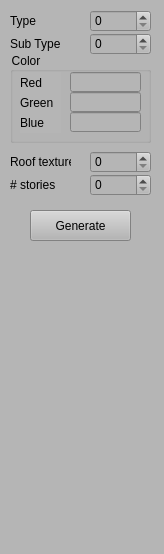
<?xml version="1.0" encoding="UTF-8"?>
<ui version="4.0">
 <class>ControlWidget</class>
 <widget class="QDockWidget" name="ControlWidget">
  <property name="geometry">
   <rect>
    <x>0</x>
    <y>0</y>
    <width>164</width>
    <height>554</height>
   </rect>
  </property>
  <property name="minimumSize">
   <size>
    <width>164</width>
    <height>240</height>
   </size>
  </property>
  <property name="styleSheet">
   <string notr="true">background-color: rgb(181, 181, 181);</string>
  </property>
  <widget class="QWidget" name="dockWidgetContents">
   <widget class="QGroupBox" name="groupBox">
    <property name="geometry">
     <rect>
      <x>10</x>
      <y>52</y>
      <width>141</width>
      <height>91</height>
     </rect>
    </property>
    <property name="title">
     <string>Color</string>
    </property>
    <widget class="QLabel" name="label_2">
     <property name="geometry">
      <rect>
       <x>10</x>
       <y>20</y>
       <width>41</width>
       <height>21</height>
      </rect>
     </property>
     <property name="text">
      <string>Red</string>
     </property>
    </widget>
    <widget class="QLineEdit" name="lineEditColorRed">
     <property name="geometry">
      <rect>
       <x>60</x>
       <y>20</y>
       <width>71</width>
       <height>20</height>
      </rect>
     </property>
     <property name="alignment">
      <set>Qt::AlignRight|Qt::AlignTrailing|Qt::AlignVCenter</set>
     </property>
    </widget>
    <widget class="QLineEdit" name="lineEditColorGreen">
     <property name="geometry">
      <rect>
       <x>60</x>
       <y>40</y>
       <width>71</width>
       <height>20</height>
      </rect>
     </property>
     <property name="alignment">
      <set>Qt::AlignRight|Qt::AlignTrailing|Qt::AlignVCenter</set>
     </property>
    </widget>
    <widget class="QLabel" name="label_3">
     <property name="geometry">
      <rect>
       <x>10</x>
       <y>40</y>
       <width>41</width>
       <height>21</height>
      </rect>
     </property>
     <property name="text">
      <string>Green</string>
     </property>
    </widget>
    <widget class="QLabel" name="label_4">
     <property name="geometry">
      <rect>
       <x>10</x>
       <y>60</y>
       <width>41</width>
       <height>21</height>
      </rect>
     </property>
     <property name="text">
      <string>Blue</string>
     </property>
    </widget>
    <widget class="QLineEdit" name="lineEditColorBlue">
     <property name="geometry">
      <rect>
       <x>60</x>
       <y>60</y>
       <width>71</width>
       <height>20</height>
      </rect>
     </property>
     <property name="alignment">
      <set>Qt::AlignRight|Qt::AlignTrailing|Qt::AlignVCenter</set>
     </property>
    </widget>
   </widget>
   <widget class="QPushButton" name="pushButtonGenerate">
    <property name="geometry">
     <rect>
      <x>30</x>
      <y>210</y>
      <width>101</width>
      <height>31</height>
     </rect>
    </property>
    <property name="text">
     <string>Generate</string>
    </property>
   </widget>
   <widget class="QSpinBox" name="spinBoxRoofTextureId">
    <property name="geometry">
     <rect>
      <x>90</x>
      <y>151</y>
      <width>61</width>
      <height>22</height>
     </rect>
    </property>
   </widget>
   <widget class="QLabel" name="label">
    <property name="geometry">
     <rect>
      <x>10</x>
      <y>151</y>
      <width>61</width>
      <height>21</height>
     </rect>
    </property>
    <property name="text">
     <string>Roof texture</string>
    </property>
   </widget>
   <widget class="QSpinBox" name="spinBoxNumStories">
    <property name="geometry">
     <rect>
      <x>90</x>
      <y>174</y>
      <width>61</width>
      <height>22</height>
     </rect>
    </property>
   </widget>
   <widget class="QLabel" name="label_5">
    <property name="geometry">
     <rect>
      <x>10</x>
      <y>174</y>
      <width>61</width>
      <height>21</height>
     </rect>
    </property>
    <property name="text">
     <string># stories</string>
    </property>
   </widget>
   <widget class="QSpinBox" name="spinBoxType">
    <property name="geometry">
     <rect>
      <x>90</x>
      <y>10</y>
      <width>61</width>
      <height>22</height>
     </rect>
    </property>
   </widget>
   <widget class="QLabel" name="label_6">
    <property name="geometry">
     <rect>
      <x>10</x>
      <y>10</y>
      <width>61</width>
      <height>21</height>
     </rect>
    </property>
    <property name="text">
     <string>Type</string>
    </property>
   </widget>
   <widget class="QLabel" name="label_7">
    <property name="geometry">
     <rect>
      <x>10</x>
      <y>33</y>
      <width>61</width>
      <height>21</height>
     </rect>
    </property>
    <property name="text">
     <string>Sub Type</string>
    </property>
   </widget>
   <widget class="QSpinBox" name="spinBoxSubType">
    <property name="geometry">
     <rect>
      <x>90</x>
      <y>33</y>
      <width>61</width>
      <height>22</height>
     </rect>
    </property>
   </widget>
  </widget>
 </widget>
 <resources/>
 <connections/>
</ui>
